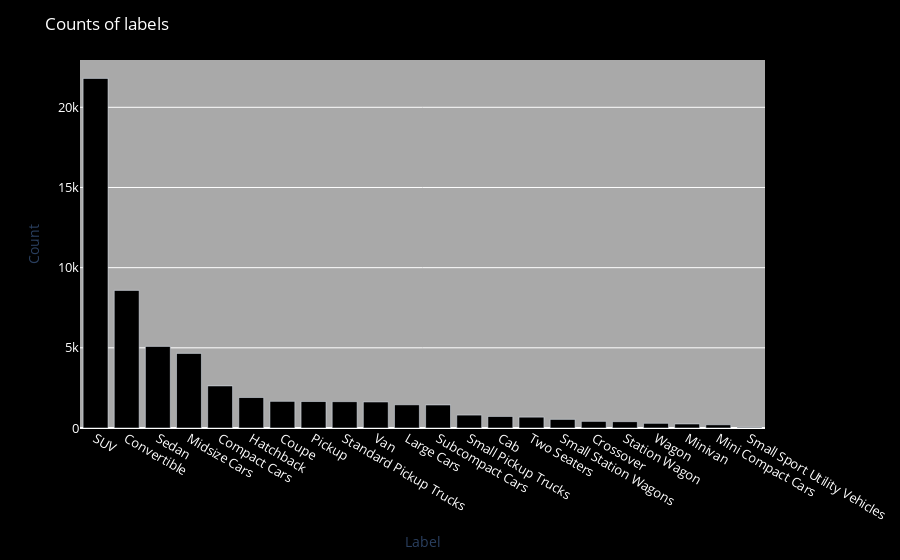

The notebook cell this image was saved under:
### Markdown cell above
## plot the labels to barchart

### Code cell
fig = px.bar(x=counts_of_labels.index, y= counts_of_labels.values)

# Customize the background color
fig.update_layout(
    plot_bgcolor='darkgrey',
    paper_bgcolor='black',
    title="Counts of labels", 
    title_font=dict(color='white'), 
    xaxis_title="Label",
    yaxis_title="Count", 
)
# Customize the color of bars
fig.update_traces(marker_color='black')

# Customize the color of labels
fig.update_layout(
    xaxis=dict(tickfont=dict(color='white', size=13)),
    yaxis=dict(tickfont=dict(color='white', size=13))
)
fig.show()

### Figure 1 — Plotly figure (JSON) as saved in the notebook; plotly's stock layout.template omitted (floating-point values rounded to 4 significant figures)
{"data": [{"alignmentgroup": "True", "hovertemplate": "x=%{x}<br>y=%{y}<extra></extra>", "legendgroup": "", "marker": {"color": "black", "pattern": {"shape": ""}}, "name": "", "offsetgroup": "", "orientation": "v", "showlegend": false, "textposition": "auto", "type": "bar", "x": ["SUV", "Convertible", "Sedan", "Midsize Cars", "Compact Cars", "Hatchback", "Coupe", "Pickup", "Standard Pickup Trucks", "Van", "Large Cars", "Subcompact Cars", "Small Pickup Trucks", "Cab", "Two Seaters", "Small Station Wagons", "Crossover", "Station Wagon", "Wagon", "Minivan", "Mini Compact Cars", "Small Sport Utility Vehicles"], "xaxis": "x", "y": [21803, 8583, 5090, 4651, 2625, 1900, 1662, 1651, 1642, 1624, 1446, 1436, 805, 719, 676, 536, 413, 395, 291, 250, 200, 43], "yaxis": "y"}], "layout": {"barmode": "relative", "legend": {"tracegroupgap": 0}, "margin": {"t": 60}, "paper_bgcolor": "black", "plot_bgcolor": "darkgrey", "title": {"font": {"color": "white"}, "text": "Counts of labels"}, "xaxis": {"anchor": "y", "domain": [0, 1], "tickfont": {"color": "white", "size": 13}, "title": {"text": "Label"}}, "yaxis": {"anchor": "x", "domain": [0, 1], "tickfont": {"color": "white", "size": 13}, "title": {"text": "Count"}}}}
